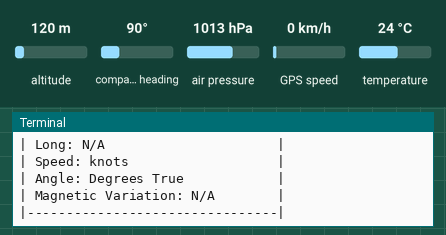
The program below on a simulated Raspberry Pi (BCM pin numbers). Parts: the last lines printed to the terminal. The test bench sets the inputs (shaded band); at power-on: compass heading 90°, air pressure 1013 hPa, altitude 120 m, GPS speed 0 km/h, temperature 24 °C. The GPS gets a fix after 3 s at 37.7749, -122.4194 with 8 satellites; threads take turns every 2 ms; library files of the repository ran but are not shown: Adafruit_BMP085.py.

Above: at 1.2 s.
1.3 s: compass heading set to 7°
At 4.3 s:
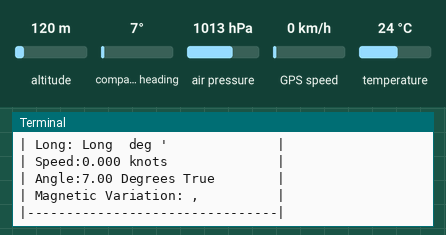
4.6 s: compass heading set to 90°
At 5.19 s:
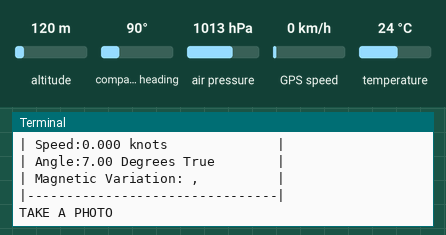
8.9 s: air pressure set to 952 hPa
At 12.5 s:
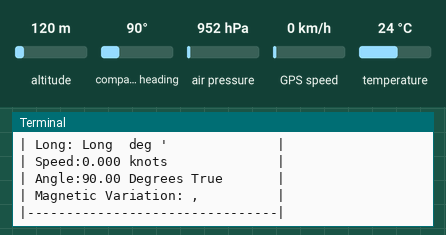
Timing chart, 0 to 14.0 s (numbered marks = the images above; inputs shaded):
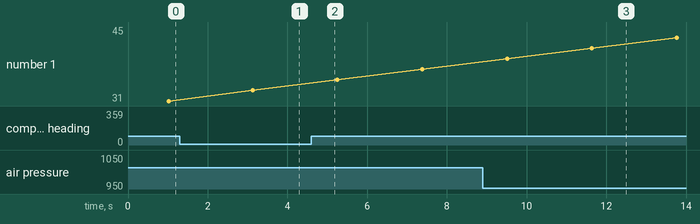

The program:

raspiFlight.py
```python
#!/usr/bin/python
#
###############################
#                             #
#        RaspiFlight          #
#          v0.30              #
#                             #
# Main module for RespiFlight #
# Controls the Barometer,     #
# GPS, and Camera for the     #
# Raspberry Pi                #
#                             #
###############################

import os
import sys
import threading
import subprocess
# Import RaspiFlight
from PiCam import PiCam
from GPS import GPS

pictureInterval=5 # in seconds

def checkPrivelages():
        # Check root priv
        # Required to use Barometer
        if os.geteuid()!=0:
                print "\nBarometer requires root privelages required to run.\n"
                print "Exiting..."
                sys.exit(1)
        else:
                global BMP
                from BMP import BMP


def interface():
        GPS.update_GPS()
        subprocess.call(["clear"])
        print "|--------------------------------|"
        print "| Date: %-8s  Time: %-8s |" % (GPS.getDate(),GPS.getTime(),)
        print "| Current Temperature : %.2f    |" % (BMP.getTemp(),)
        print "| Current Pressure    : %.2f   |" % ((BMP.getPressure()/100),)
        print "| Current Altitude    : %.2f |" % (BMP.getAltitude(),)
        print "| GPS Status          : %s        |" % (GPS.getStatus(),)
        print "| Lat : %-24s |" % (GPS.getLatitude(),)
        print "| Long: %-24s |" % (GPS.getLongtitude(),)
        print "| Speed:%-24s |" % (GPS.getSpeed(),)
        print "| Angle:%-24s |" % (GPS.getTrackAngle(),)
        print "| Magnetic Variation: %-10s |" % (GPS.getMagneticVariation(),)
        print "|--------------------------------|"


        threading.Timer(2, interface).start()

def takePhoto():
        # For testing -- don't want to store all the test photos
        print "TAKE A PHOTO"
        # PiCam.executePhoto()
        threading.Timer(pictureInterval, takePhoto).start()
def run():
        # Runs the UI
        interface_thread = threading.Thread(target=interface)
        interface_thread.daemon = True
        interface_thread.start()

        # Takes photos in the background
        photo_thread = threading.Thread(target=takePhoto)
        photo_thread.daemon = True
        photo_thread.start()
        try:
                while True:
                        interface_thread.join(1)
                        photo_thread.join(1)
        except KeyboardInterrupt:
                print "^C Caught. Exit."
                os._exit(0)

checkPrivelages()
run()
```

PiCam.py
```python
#!/usr/bin/env python
###############################
#                             #
# RaspiFlight Camera Module   #
#            v0.02            #
#                             #
# Parses the user config file #
# and executes the raspi cam  #
# command                     #
#                             #
###############################

#Imports
import os
import sys
import subprocess

class PiCam:
	CONFIG_FILE = "piCamConfig.conf"
	camConfig = []
	stillConfig = []
	vidConfig = []

	def __init__(self):
		if self.readConfig():
                        print "Camera Initialized"
                else:
                        print >> sys.stderr, "Camera NOT Initialized"

	def readConfig(self):
		if os.path.isfile(self.CONFIG_FILE):
			with open(self.CONFIG_FILE) as f:
				for line in f:
					if line.startswith(('c')):
						self.camConfig.append([])
						(property, ext, val) = line.split()
						self.camConfig[len(self.camConfig)-1].append(property)
						self.camConfig[len(self.camConfig)-1].append(ext)
						self.camConfig[len(self.camConfig)-1].append(val)
					elif line.startswith(('i')):
						self.stillConfig.append([])
						(property, ext, val) = line.split()
						self.stillConfig[len(self.stillConfig)-1].append(property)
						self.stillConfig[len(self.stillConfig)-1].append(ext)
						self.stillConfig[len(self.stillConfig)-1].append(val)
					elif line.startswith(('v')):
						self.vidConfig.append([])
						(property, ext, val) = line.split()
						self.vidConfig[len(self.vidConfig)-1].append(property)
						self.vidConfig[len(self.vidConfig)-1].append(ext)
						self.vidConfig[len(self.vidConfig)-1].append(val)
                        return True
		else:
			print >> sys.stderr, 'Unable to locate Configuration file'
			return False

	def executePhoto(self):
		cmd = ["raspistill"]
		for i in range(0, len(self.camConfig)):
			if self.camConfig[i][2].lower() != "false" and self.camConfig[i][2].lower() != "true":
				cmd.append(self.camConfig[i][1])
				cmd.append(self.camConfig[i][2])
			elif self.camConfig[i][2].lower() == "true":
				cmd.append(self.camConfig[i][1])
		for i in range(0, len(self.stillConfig)):
			if self.stillConfig[i][2].lower() != "false" and self.stillConfig[i][2].lower() != "true":
				cmd.append(self.stillConfig[i][1])
				cmd.append(self.stillConfig[i][2])
			elif self.stillConfig[i][2].lower() == "true":
				cmd.append(self.stillConfig[i][1])
		subprocess.call(cmd)

	def executeVid(self):
		cmd = ["raspivid"]
		for i in range(0, len(self.camConfig)):
			if self.camConfig[i][2].lower() != "false" and self.camConfig[i][2].lower() != "true":
				cmd.append(self.camConfig[i][1])
				cmd.append(self.camConfig[i][2])
			elif camConfig[i][2].lower() == "true":
				cmd.append(self.camConfig[i][1])
		for i in range(0, len(self.idConfig)):
			if self.vidConfig[i][2].lower() != "false" and self.vidConfig[i][2].lower() != "true":
				cmd.append(self.vidConfig[i][1])
				cmd.append(self.vidConfig[i][2])
			elif self.vidConfig[i][2].lower() == "true":
				cmd.append(self.vidConfig[i][1])
		subprocess.call(cmd)

PiCam = PiCam()
```

GPS.py
```python
#!/usr/bin/python
###############################
#                             #
#   RaspiFlight GPS Module    #
#            v0.25            #
#                             #
# Parses GPS output from      #
# ttyAMA0 serial connection   #
# on the Raspberry Pi         #
#                             #
###############################

import csv
import os
import serial
import re

class GPS:
        # For serial connection
        addr = 0
        baud = 0
        # GPS Position Info
        time = 0
        date = 0
        status = 'V'
        latitude = []
        longtitude = []
        groundSpeed = 0
        trackAngle = 0
        magneticVariation = []
        checksum = '0'
        def __init__(self):
                self.addr = '/dev/ttyAMA0'
                self.baud = 9600
                print "GPS Initialized"

        def update_GPS(self):
                ser = serial.Serial(self.addr, self.baud)
                x = ''
                while not x.startswith('$GPRMC'):
                        x = ser.readline()

                x = x.split(",")
                self.time = x[1]
                self.status = x[2]
                self.latitude.extend((x[3],x[4]))
                self.longtitude.extend((x[5], x[6]))
                self.groundSpeed = x[7]
                self.trackAngle = x[8]
                self.date = x[9]
                self.magneticVariation.extend((x[10],x[11]))
                self.checksum = x[12]

        def getTime(self):
                currtime = re.findall(r'.{1,2}',self.time)
                hour = currtime[0]
                minute = currtime[1]
                second = currtime[2]

                return "%s:%s:%s" % (hour,minute,second,)

        def getDate(self):
                currdate = re.findall(r'.{1,2}',self.date)
                day = currdate[0]
                month = currdate[1]
                year = currdate[2]

                return "%s/%s/%s" % (day,month,year,)

        def getStatus(self):
                return "%s" % (self.status)

        #LONG AND LAT are untested due to problems getting a fix in the dorms
        def getLatitude(self):
                #Check if Active
                if self.status == 'A':
                        lat = self.latitude[0][:2]
                        deg = self.latitude[0][2:]
                        NS = self.latitude[1]
                        return "Lat %s deg %s' %s" % (lat, deg, NS,)
                else:
                        return "N/A"

        def getLongtitude(self):
                if self.status == 'A':
                        lon = self.longtitude[0][:2]
                        deg = self.longtitude[0][2:]
                        EW = self.longtitude[1]
                        return "Long %s deg %s' %s" % (lon,deg,EW,)
                else:
                        return "N/A"

        def getSpeed(self):
                return "%s knots" % (self.groundSpeed,)

        def getTrackAngle(self):
                return "%s Degrees True" % (self.trackAngle,)

        def getMagneticVariation(self):
                if self.status == 'A':
                        return "%s,%s" % (self.magneticVariation[0],self.magneticVariation[1],)
                else:
                        return "N/A"
        def getChecksum(self):
                return "%s" % (self.checksum,)

GPS = GPS()
```

BMP.py
```python
#!/usr/bin/python
###############################
#                             #
#        RaspiFlight          #
#          v0.01              #
#                             #
# Module for Barometric, Temp #
# and altitude sensors        #
#                             #
###############################

# Import Adafruit I2C for the the Sensor
from Adafruit_Library.Adafruit_BMP085 import BMP085

class BMP:
        bmp = None
        temp = 0
        pressure = 0
        altitude = 0

        def __init__(self):
                if self.bmp == None:
                        self.bmp = BMP085(0x77)
                        print "Initialized Barometric Sensor"

        def getTemp(self):
                return self.bmp.readTemperature()

        def getPressure(self):
                return self.bmp.readPressure()

        def getAltitude(self):
                return self.bmp.readAltitude((self.bmp.readPressure() * 100))

BMP = BMP()
```

Measured:
- after the input at 1.3 s, the terminal: prints a new line after 1.9 s (image 1)
- after the input at 8.9 s, the terminal: prints a new line after 0.64 s (image 3)
